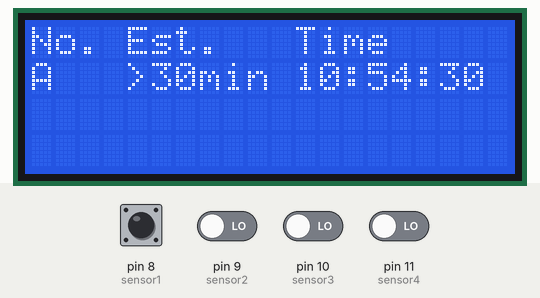
Simulated run of this sketch. Board: Arduino Uno, built with avr-gcc and run on an emulated ATmega328P. Parts: 20×4 character LCD. Inputs (shaded band) come from the test bench; at power-on: pin 8 (sensor1), pin 9 (sensor2), pin 10 (sensor3), pin 11 (sensor4) LOW. The local clock reads 2024-03-15 10:24:30 at power-on unless the sketch sets it; what the sketch prints to the serial monitor is not drawn.

Above: at 1.3 s.
1.4 s: pin 8 (sensor1) pulsed HIGH 2 times (0.12 s each, 0.3 s apart)
At 2.9 s:
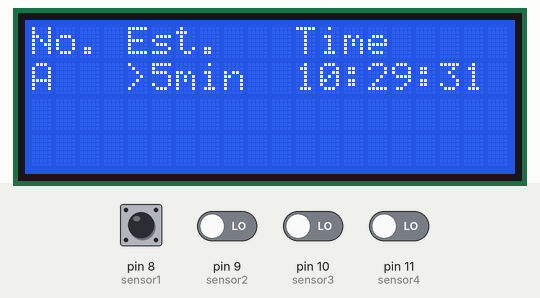
Timing chart, 0 to 4.4 s (numbered marks = the images above; inputs shaded):
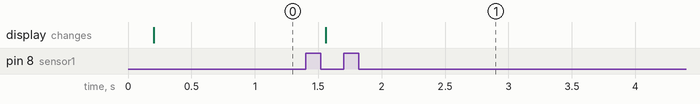

Measured:
- after the input at 1.4 s, the display: changes after 0.16 s (image 1)

The sketch:

train_terminal_lcd.ino
```cpp
/*
  RTC real time clock DS1302
   ce_pin  (RST): -> 4
   sck_pin (CLK): -> 5
   io_pin  (DAT): -> 6

  LCD 2004
  SCL -> A5,SCL
  SDA -> A4,SDA
  VCC -> 5V
  GND -> GND
*/

// -------  กำหนดขาเซนเซอร์  ----------
#define sensor1 8
#define sensor2 9
#define sensor3 10
#define sensor4 11

#include <RTClib.h>    // RTClib by NeiroNx from library manager
#include <Wire.h>
#include <LiquidCrystal_PCF8574.h>   // LiquidCrystal_PCF8574 by mathertel from library manager

//DS1307 rtc;
DS1302 rtc;

LiquidCrystal_PCF8574 lcd(0x27);

uint16_t timeleft[5] = {5, 10, 15, 20, 30}; // เวลา(นาที)ที่จะถึงจุดหมายขณะตรวจจับได้จากเซนซอร์ 1 2 3 4 และ ขณะตรวจจับอะไรไม่ได้(เริ่มต้น)
bool state[4];
bool start = 0;
DateTime trainA_lasttime;

unsigned long previousMillis = 0;

void setup() {
  Serial.begin(115200);
  Wire.begin();
  rtc.begin();
  delay(100);

  //      สำหรับตั้งเวลาปัจจุบัน
  //    rtc.adjust(DateTime(__DATE__, __TIME__));

  //  pinMode(13, OUTPUT);  digitalWrite(13, HIGH);

  //  lcd.begin(16, 2);  // initialize the lcd
  lcd.begin(20, 4);  // initialize the lcd
  lcd.noBlink();
  lcd.noCursor();


  pinMode(sensor1, INPUT);
  pinMode(sensor2, INPUT);
  pinMode(sensor3, INPUT);
  pinMode(sensor4, INPUT);

}

void loop() {
  // เรียกเวลาปัจจุบัน
  DateTime now = rtc.now();

  // buffer for DateTime.tostr
  char buf[50];
  strncpy(buf, "hh:mm:ss", 50);

  unsigned long currentMillis = millis();

  if (currentMillis - previousMillis >= 1000) {
    previousMillis = currentMillis;


    Serial.println(now.format(buf));

  }

  //Serial.println(digitalRead(sensor1));
  if (digitalRead(sensor1)) {                     // เซนเซอร์1ตรวจจับได้
    state[0] = true;
  } else if (!digitalRead(sensor1) && state[0]) { // จับขอบขาลงเซนเซอร์
    state[0] = false;
    DateTime future(now + (timeleft[0] * 60));
    Serial.println("Sensor1 Detect\tEst : " + String(timeleft[0]) +  "min\tTime : " + String(future.format(buf)));
    LCDdisplay(String(timeleft[0]), future.format(buf));
  } else if (digitalRead(sensor2)) {              // เซนเซอร์2ตรวจจับได้
    state[1] = true;
  } else if (!digitalRead(sensor2) && state[1]) { // จับขอบขาลงเซนเซอร์
    state[1] = false;
    DateTime future(now + (timeleft[1] * 60));
    Serial.println("Sensor2 Detect\tEst : " + String(timeleft[1]) +  "min\tTime : " + String(future.format(buf)));
    LCDdisplay(String(timeleft[1]), future.format(buf));
  } else if (digitalRead(sensor3)) {              // เซนเซอร์3ตรวจจับได้
    state[2] = true;
  } else if (!digitalRead(sensor3) && state[2]) { // จับขอบขาลงเซนเซอร์
    state[2] = false;
    DateTime future(now + (timeleft[2] * 60));
    Serial.println("Sensor3 Detect\tEst : " + String(timeleft[2]) +  "min\tTime : " + String(future.format(buf)));
    LCDdisplay(String(timeleft[2]), future.format(buf));
  } else if (digitalRead(sensor4)) {              // เซนเซอร์4ตรวจจับได้
    state[3] = true;
  } else if (!digitalRead(sensor4) && state[3]) { // จับขอบขาลงเซนเซอร์
    state[3] = false;
    DateTime future(now + (timeleft[3] * 60));
    Serial.println("Sensor4 Detect\tEst : " + String(timeleft[3]) +  "min\tTime : " + String(future.format(buf)));
    LCDdisplay(String(timeleft[3]), future.format(buf));
  }

  if (!start) { // แสดงค่าครังแรก
    start = 1;
    DateTime starttime(now + (timeleft[4] * 60));
    //    Serial.println("start time : " + String(starttime.format(buf)));
    LCDdisplay(String(timeleft[4]), String(starttime.format(buf)));
  }
}

void LCDdisplay(String est, String time) {
  uint8_t column[3] = {0, 4, 11};   // กำหนดขนาดตารางแต่ละ column

  lcd.setBacklight(127);
  lcd.home();
  lcd.clear();

  lcd.setCursor(column[0], 0); lcd.print("No.");
  lcd.setCursor(column[1], 0); lcd.print("Est.");
  lcd.setCursor(column[2], 0); lcd.print("Time");

  lcd.setCursor(column[0], 1); lcd.print("A");
  lcd.setCursor(column[1], 1); lcd.print(">" + est + "min");
  lcd.setCursor(column[2], 1); lcd.print(time);

}
```
